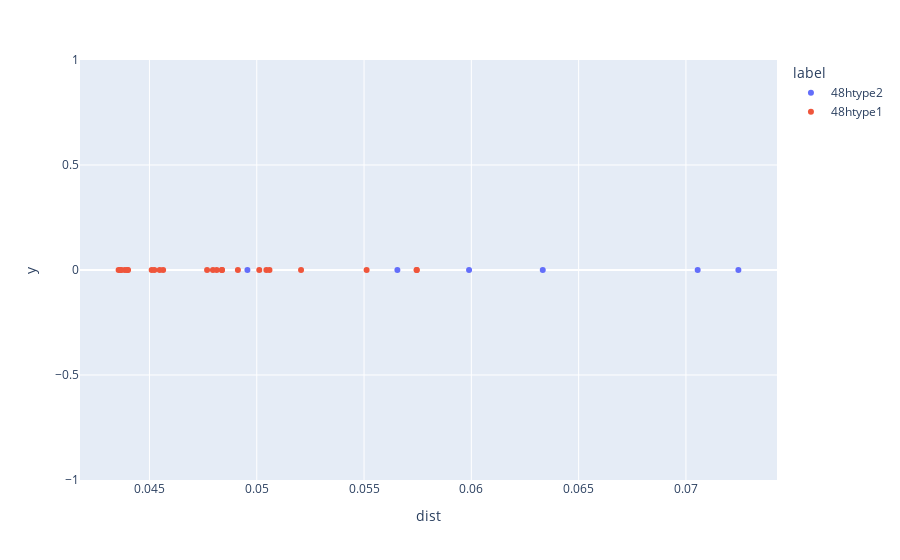

The notebook cell this image was saved under:
### Code cell
create_POSCAR_weirdos_centroids_appended(coor_weirdos_Li, centroids_2, direc_restructure_destination, lattice_constant, filename = "POSCAR_weirdos_centroids2")
create_POSCAR_weirdos_centroids_appended(coor_weirdos_Li, centroids_3, direc_restructure_destination, lattice_constant, filename = "POSCAR_weirdos_centroids3")
create_POSCAR_weirdos_centroids_appended(coor_weirdos_Li, centroids_4, direc_restructure_destination, lattice_constant, filename = "POSCAR_weirdos_centroids4")

plot_distweirdos(file_loc_important_cols)

### Figure 1 — Plotly figure (JSON) as saved in the notebook; plotly's stock layout.template omitted (floating-point values rounded to 4 significant figures)
{"data": [{"customdata": [["48htype2", [0.3897, 0.04434, 0.7176], "7_4"], ["48htype2", [0.3054, 0.3729, 0.9429], "6_6"], ["48htype2", [0.03337, 0.2261, 0.8714], "6_1"], ["48htype2", [0.06611, 0.1992, 0.8744], "5_7"], ["48htype2", [0.7694, 0.9692, 0.8774], "3_6"], ["48htype2", [0.23, 0.1246, 0.9492], "3_4"]], "hovertemplate": "label=%{customdata[0]}<br>dist=%{x}<br>y=%{y}<br>coor=%{customdata[1]}<br>file=%{customdata[2]}<extra></extra>", "legendgroup": "48htype2", "marker": {"color": "#636efa", "symbol": "circle"}, "mode": "markers", "name": "48htype2", "orientation": "v", "showlegend": true, "type": "scatter", "x": [0.04957, 0.05989, 0.07244, 0.05655, 0.07055, 0.06333], "xaxis": "x", "y": [0, 0, 0, 0, 0, 0], "yaxis": "y"}, {"customdata": [["48htype1", [0.03175, 0.7938, 0.1444], "7_3"], ["48htype1", [0.1548, 0.7126, 0.4506], "7_3"], ["48htype1", [0.05757, 0.3391, 0.698], "6_6"], ["48htype1", [0.8532, 0.9776, 0.7871], "6_6"], ["48htype1", [0.1509, 0.2167, 0.9691], "6_5"], ["48htype1", [0.6509, 0.7167, 0.9691], "6_5"], ["48htype1", [0.9861, 0.3432, 0.2831], "6_2"], ["48htype1", [0.3518, 0.2876, 0.9603], "6_2"], ["48htype1", [0.6589, 0.7189, 0.9808], "5_7"], ["48htype1", [0.7331, 0.1647, 0.4702], "5_7"], ["48htype1", [0.973, 0.156, 0.223], "5_5"], ["48htype1", [0.0292, 0.3462, 0.713], "5_2"], ["48htype1", [0.03268, 0.8443, 0.2159], "5_2"], ["48htype1", [0.346, 0.5259, 0.2211], "5_1"], ["48htype1", [0.8551, 0.5342, 0.7121], "5_1"], ["48htype1", [0.654, 0.2648, 0.02875], "4_5"], ["48htype1", [0.654, 0.02875, 0.2648], "4_5"], ["48htype1", [0.02323, 0.7709, 0.1665], "3_5"], ["48htype1", [0.7719, 0.5232, 0.6508], "3_3"], ["48htype1", [0.3338, 0.01916, 0.7261], "2_3"], ["48htype1", [0.3338, 0.7737, 0.4807], "2_3"], ["48htype1", [0.1649, 0.4717, 0.7284], "1_3"], ["48htype1", [0.5287, 0.7242, 0.8401], "0_5"]], "hovertemplate": "label=%{customdata[0]}<br>dist=%{x}<br>y=%{y}<br>coor=%{customdata[1]}<br>file=%{customdata[2]}<extra></extra>", "legendgroup": "48htype1", "marker": {"color": "#EF553B", "symbol": "circle"}, "mode": "markers", "name": "48htype1", "orientation": "v", "showlegend": true, "type": "scatter", "x": [0.05045, 0.04796, 0.04385, 0.05059, 0.04838, 0.04838, 0.04564, 0.05012, 0.04369, 0.04912, 0.04769, 0.04397, 0.044, 0.04813, 0.05206, 0.05745, 0.05745, 0.0451, 0.05512, 0.04356, 0.04364, 0.04523, 0.04548], "xaxis": "x", "y": [0, 0, 0, 0, 0, 0, 0, 0, 0, 0, 0, 0, 0, 0, 0, 0, 0, 0, 0, 0, 0, 0, 0], "yaxis": "y"}], "layout": {"legend": {"title": {"text": "label"}, "tracegroupgap": 0}, "margin": {"t": 60}, "xaxis": {"anchor": "y", "domain": [0, 1], "title": {"text": "dist"}}, "yaxis": {"anchor": "x", "domain": [0, 1], "title": {"text": "y"}}}}
